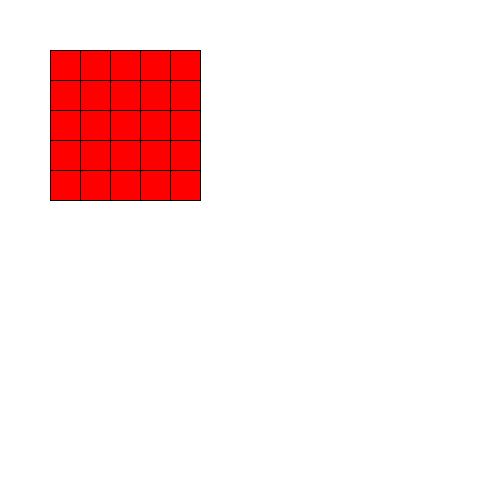
Frame 1 (no input)
Frame 60 (the mouse pressed at the canvas centre just before this capture): identical to frame 1, image omitted
Frame 120 (the mouse held since frame 60 and released just before this capture): identical to frame 1, image omitted

The Processing sketch that drew this single still picture (run headless with seeded random() and noise(); from frame 60 on, the mouse is pressed at the canvas centre):

// Processing sketch: H09Opd7
// ── H09Opd7.pde



void setup(){
  size(500,500);
  background(255,255,255);
}

void draw(){
  mijnMuur(50,50,30);
}

void mijnMuur(int x, int y, int size){
  for(int i = 0; i<5; i++){
    fill(255,0,0);
    for(int j = 0; j<5; j++){
       
      rect(x,y,size,size);
      y +=30;
    }
    y = 50;
    x += 30;
  }
}
